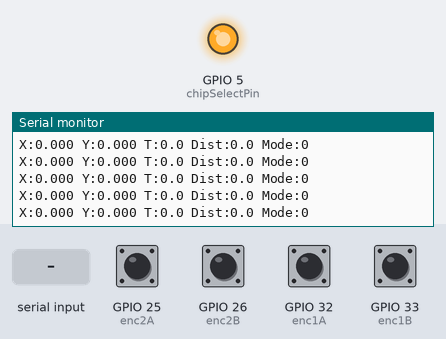
The sketch below on a simulated ESP32. On the bench: output pins drawn as LEDs (lit = HIGH), the last lines printed to the serial monitor. Inputs (shaded band) come from the test bench; at power-on: GPIO 25 (enc2A), GPIO 26 (enc2B), GPIO 32 (enc1A), GPIO 33 (enc1B) HIGH. WiFi joins after 1.5 s; servers stay silent unless stated.

Above: at 3.7 s.
3.8 s: "1\n" received over Serial
At 3.92 s:
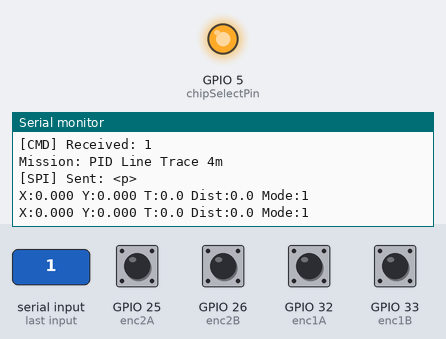
5.3 s: "w\n" received over Serial
At 5.43 s:
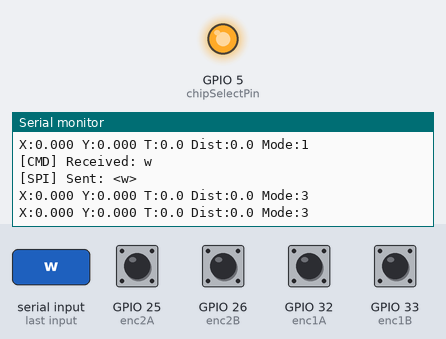
6.8 s: "s\n" received over Serial
At 6.95 s:
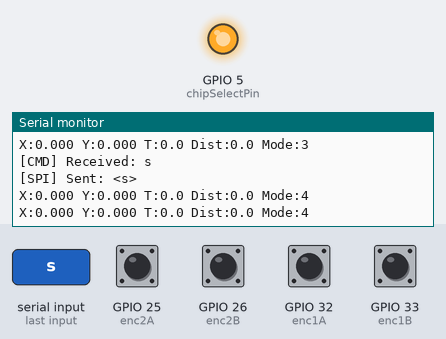
Timing chart, 0 to 9.8 s (numbered marks = the images above; inputs shaded):
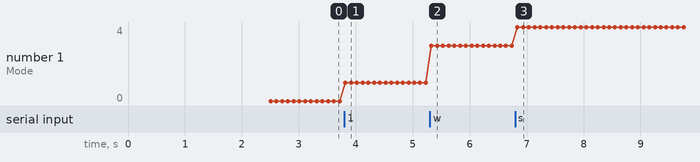

Measured:
- after the input at 3.8 s, the serial monitor: prints a new line at once (image 1)
- after the input at 5.3 s, the serial monitor: prints a new line at once (image 2)
- after the input at 6.8 s, the serial monitor: prints a new line at once (image 3)
- plotted number 1: 0 → 1 after the input at 3.8 s, 1 → 3 after the input at 5.3 s

The sketch:

ESP32.ino
```cpp
#include <WiFi.h>
#include <SPI.h>

/**
 * @file ESP32.ino
 * @brief Robot Control via Modbus TCP (Integrated for OPC UA Gateway)
 * Location: c:\#PROJECT\NEW_MECHROBOT_V01\ESP32\ESP32_MODEBUS\ESP32.ino
 */

// ============== WiFi & Network Settings ==============
const char* ssid = "hhme";
const char* password = "hme*12345";

// Port 502: Modbus TCP Server (Connect this to KEPServerEX / Ignition)
const uint16_t mbPort = 502;
WiFiServer mbServer(mbPort);
WiFiClient mbClient;

// ============== Hardware Pins ==============
const int chipSelectPin = 5;
const int enc1A = 32;
const int enc1B = 33;
const int enc2A = 25;
const int enc2B = 26;

// ============== Global Variables ==============
volatile long encoder1Count = 0;
volatile long encoder2Count = 0;

unsigned long lastHBTime = 0;
const unsigned long HBInterval = 100; // Modbus update interval (ms)

// Robot Physical Constants
const float WHEEL_DIAMETER_MM = 67.0f;
const float GEAR_RATIO = 30.0f;
const int ENCODER_CPR = 11;
const float TICKS_PER_REV = (float)ENCODER_CPR * 4.0f * GEAR_RATIO; // 1320
const float WHEEL_BASE_MM = 200.0f;
const float PI_F = 3.1415926535f;

float posX = 0.0f, posY = 0.0f, posTheta = 0.0f;
long lastEnc1 = 0, lastEnc2 = 0;

// Target Mode Variables
// 0:None, 1:PID_4m, 3:Forward300, 4:Backward300
int targetMode = 0;
volatile float travelDist = 0.0f;

// ============== Modbus Holding Registers ==============
// Mapping for OPC UA / KEPServerEX
const int TOTAL_REGISTERS = 220;
uint16_t holdingRegisters[TOTAL_REGISTERS] = {0};

enum RegisterIndex {
  REG_POS_X_LO = 0,      // 40001
  REG_POS_X_HI = 1,      // 40002
  REG_POS_Y_LO = 2,      // 40003
  REG_POS_Y_HI = 3,      // 40004
  REG_POS_T_LO = 4,      // 40005
  REG_POS_T_HI = 5,      // 40006
  REG_TARGET_A = 6,      // 40007.0 (Boolean / Bit 0)
  REG_CONTROL = 99,      // 40100 (String, 10 regs)
  REG_STATE = 199        // 40200 (String, 10 regs)
};
const int STR_REG_LEN = 10; // 20 bytes for string

// ============== Encoder ISRs (4x Quadrature) ==============
void IRAM_ATTR isr1A() {
  if (digitalRead(enc1A) == digitalRead(enc1B)) encoder1Count++;
  else encoder1Count--;
}
void IRAM_ATTR isr1B() {
  if (digitalRead(enc1A) != digitalRead(enc1B)) encoder1Count++;
  else encoder1Count--;
}
void IRAM_ATTR isr2A() {
  if (digitalRead(enc2A) == digitalRead(enc2B)) encoder2Count++;
  else encoder2Count--;
}
void IRAM_ATTR isr2B() {
  if (digitalRead(enc2A) != digitalRead(enc2B)) encoder2Count++;
  else encoder2Count--;
}

// ============== SPI Utility ==============
void sendSPI(const char *frame) {
  SPI.beginTransaction(SPISettings(1000000, MSBFIRST, SPI_MODE0));
  digitalWrite(chipSelectPin, LOW);
  size_t len = strlen(frame);
  for (size_t i = 0; i < len; ++i) {
    SPI.transfer((uint8_t)frame[i]);
  }
  digitalWrite(chipSelectPin, HIGH);
  SPI.endTransaction();
  Serial.printf("[SPI] Sent: %s\n", frame);
}


// ============== Modbus Utilities ==============
void floatToMB(float value, uint16_t* regs) {
  union { float f; uint8_t b[4]; } data;
  data.f = value;
  // Standard Float Order: CD AB (Low word first)
  regs[0] = ((uint16_t)data.b[1] << 8) | data.b[0];
  regs[1] = ((uint16_t)data.b[3] << 8) | data.b[2];
}

void stringToMB(const char* str, uint16_t* regs) {
  int len = strlen(str);
  for (int i = 0; i < STR_REG_LEN; i++) regs[i] = 0;
  for (int i = 0; i < 20 && i < len; i++) {
    int idx = i / 2;
    if (i % 2 == 0) regs[idx] = (uint16_t)str[i] << 8;
    else regs[idx] |= (uint16_t)str[i];
  }
}

void MBToString(uint16_t* regs, char* str) {
  for (int i = 0; i < 20; i++) {
    int idx = i / 2;
    str[i] = (i % 2 == 0) ? (char)(regs[idx] >> 8) : (char)(regs[idx] & 0xFF);
  }
  str[20] = '\0';
}

// ============== Odometry ==============
void updateOdometry() {
  noInterrupts();
  long curE1 = encoder1Count;
  long curE2 = encoder2Count;
  interrupts();

  long dE1 = curE1 - lastEnc1;
  long dE2 = curE2 - lastEnc2;
  lastEnc1 = curE1;
  lastEnc2 = curE2;

  float dD1 = ((float)dE1 / TICKS_PER_REV) * (PI_F * WHEEL_DIAMETER_MM);
  float dD2 = ((float)dE2 / TICKS_PER_REV) * (PI_F * WHEEL_DIAMETER_MM);
  float dS  = (dD1+dD2)*0.5f;
  float dT  = (dD2-dD1)/360 *PI_F *1/WHEEL_BASE_MM;

  if (targetMode != 0) travelDist += dS;

  float midT = posTheta + dT * 0.5f;
  posX += dS * cosf(midT);
  posY += dS * sinf(midT);
  posTheta += dT;

  while (posTheta > PI_F) posTheta -= 2.0f * PI_F;
  while (posTheta < -PI_F) posTheta += 2.0f * PI_F;
}

// ============== Unified Command Handler ==============
void handleCommand(char cmd) {
  if (cmd == '\n' || cmd == '\r' || cmd == 0 || cmd == ' ') return;
  Serial.printf("[CMD] Received: %c\n", cmd);

  if (cmd == '1') {
    Serial.println("Mission: PID Line Trace 4m");
    targetMode = 1;
    travelDist = 0.0f;
    sendSPI("<p>");
    stringToMB("RUN_PID_4M", &holdingRegisters[REG_STATE]);
  }
  else if (cmd == 'w') {
    targetMode = 3;
    travelDist = 0.0f;
    sendSPI("<w>");
    stringToMB("MOVE_FWD", &holdingRegisters[REG_STATE]);
  }
  else if (cmd == 's') {
    targetMode = 4;
    travelDist = 0.0f;
    sendSPI("<s>");
    stringToMB("MOVE_BWD", &holdingRegisters[REG_STATE]);
  }
  else if (cmd == 'x') {
    targetMode = 0;
    sendSPI("<x>");
    stringToMB("IDLE", &holdingRegisters[REG_STATE]);
  }
  else {
    targetMode = 0;
    char buf[16];
    snprintf(buf, sizeof(buf), "<%c>", cmd);
    sendSPI(buf);
  }
}

// ============== Modbus Request Handler ==============
void processModbus() {
  uint8_t req[256];
  int len = mbClient.read(req, sizeof(req));
  if (len < 8) return;

  uint8_t fc = req[7];
  uint16_t addr = (req[8] << 8) | req[9];
  uint16_t qty = (req[10] << 8) | req[11];
  uint8_t res[256];
  int resLen = 0;

  if (fc == 0x03) { // Read Holding Registers
    resLen = 9 + (qty * 2);
    memcpy(res, req, 7); res[5] = 3 + (qty * 2); res[7] = 0x03; res[8] = qty * 2;
    for (int i = 0; i < qty; i++) {
        res[9 + i*2] = (holdingRegisters[addr + i] >> 8) & 0xFF; // MB is big-endian
        res[10 + i*2] = holdingRegisters[addr + i] & 0xFF;
    }
  }
  else if (fc == 0x10) { // Write Multiple Registers
    uint8_t bc = req[12];
    for (int i = 0; i < qty; i++) {
        holdingRegisters[addr + i] = (req[13 + i*2] << 8) | req[14 + i*2];
    }
    memcpy(res, req, 12); res[5] = 6; resLen = 12;

    // Trigger: TargetA bit 0 (Coil 40007.0)
    static bool lastTargetA = false;
    bool currentTargetA = (holdingRegisters[REG_TARGET_A] & 0x01);
    if (currentTargetA && !lastTargetA) handleCommand('1');
    lastTargetA = currentTargetA;

    // Trigger: Control String (40100)
    if (addr >= REG_CONTROL && addr < REG_CONTROL + 10) {
        char control[21];
        MBToString(&holdingRegisters[REG_CONTROL], control);
        // If single character 'w','s','x','1','c','p', etc.
        if (strlen(control) >= 1) {
            handleCommand(control[0]);
            // Clear used command
            stringToMB("", &holdingRegisters[REG_CONTROL]);
        }
    }
  }

  if (resLen > 0) mbClient.write(res, resLen);
}

// ============== Setup ==============
void setup() {
  Serial.begin(115200);
  delay(1000);

  Serial.printf("\nModbus Server for OPC UA Gateway: %s", ssid);
  WiFi.begin(ssid, password);
  while (WiFi.status() != WL_CONNECTED) { delay(500); Serial.print("."); }
  Serial.println("\nWiFi Connected! IP: " + WiFi.localIP().toString());

  // Encoder Pins
  pinMode(enc1A, INPUT_PULLUP); pinMode(enc1B, INPUT_PULLUP);
  pinMode(enc2A, INPUT_PULLUP); pinMode(enc2B, INPUT_PULLUP);
  attachInterrupt(digitalPinToInterrupt(enc1A), isr1A, CHANGE);
  attachInterrupt(digitalPinToInterrupt(enc1B), isr1B, CHANGE);
  attachInterrupt(digitalPinToInterrupt(enc2A), isr2A, CHANGE);
  attachInterrupt(digitalPinToInterrupt(enc2B), isr2B, CHANGE);

  // SPI Master
  pinMode(chipSelectPin, OUTPUT); digitalWrite(chipSelectPin, HIGH);
  SPI.begin();

  // Modbus Server
  mbServer.begin();
  stringToMB("IDLE", &holdingRegisters[REG_STATE]);
  Serial.println("=== ESP32 Modbus-OPC UA Ready ===");
}

// ============== Loop ==============
void loop() {
  uint32_t now = millis();

  // Modbus Client Accept
  WiFiClient newMB = mbServer.available();
  if (newMB) {
    if (mbClient) mbClient.stop();
    mbClient = newMB;
    Serial.println("[MB] OPC UA Gateway Connected");
  }

  // Command Handling: Modbus or Local Serial
  if (mbClient.connected() && mbClient.available() > 0) processModbus();
  if (Serial.available() > 0) handleCommand(Serial.read());

  updateOdometry();

  // Autonomous Mode Check
  if (targetMode == 1 && travelDist >= 4000.0f) { // PID 4m
    handleCommand('x'); Serial.println("4m MISSION COMPLETE");
  } else if (targetMode == 3 && travelDist >= 300.0f) {
    handleCommand('x');
  } else if (targetMode == 4 && travelDist <= -300.0f) {
    handleCommand('x');
  }

  // Status Update & Logging
  if (now - lastHBTime >= HBInterval) {
    lastHBTime = now;

    // Convert current pose to Modbus Registers (Floats)
    floatToMB(posX / 1000.0f, &holdingRegisters[REG_POS_X_LO]);
    floatToMB(posY / 1000.0f, &holdingRegisters[REG_POS_Y_LO]);
    floatToMB(posTheta * 180.0f / PI_F, &holdingRegisters[REG_POS_T_LO]);

    // Debug Print
    Serial.printf("X:%.3f Y:%.3f T:%.1f Dist:%.1f Mode:%d\n", posX/1000.0f, posY/1000.0f, posTheta*180.0f/PI_F, travelDist, targetMode);
  }

  yield();
}
```
